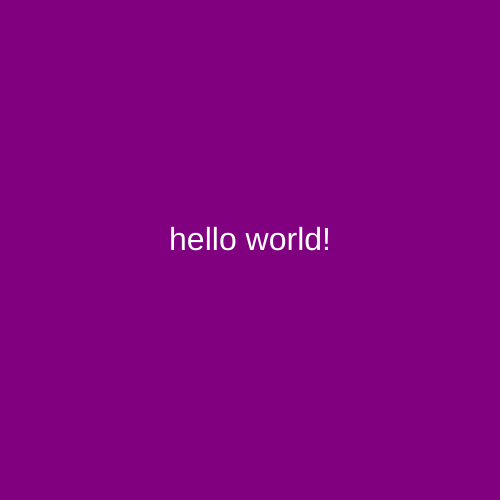
Frame 1 (no input)
Frame 60 (no input): identical to frame 1, image omitted
Frame 120 (the mouse pressed at the canvas centre since frame 60): identical to frame 1, image omitted

The p5.js sketch that drew this single still picture (run headless with seeded random() and noise() and a simulated clock; from frame 60 on, the mouse is pressed at the canvas centre):

// p5.js sketch
// ── sketch.js
function setup() {
  createCanvas(500, 500);
  textAlign(CENTER) ;
}

function draw() {
  background('purple') ;
  fill('white') ;
  textSize(32) ;
  text("hello world!", 250, 250) ;
}
